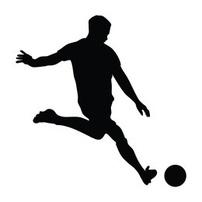
#> input picture Mastering-OpenCV-with-Python/module05-contours/Quiz5_1.jpg, 202 x 202 px, shrunk from 260 x 260 before the run
$ jupyter execute quiz.ipynb   (shell and % lines are left out)
#> lines starting #> are read from the running program, lines starting #| are printed output that depends on the picture; after the words box and inside, x2 and y2 are one past the last pixel; in counts of white or black regions, pixels touching at a corner belong together
[cell 1]
import cv2
import matplotlib.pyplot as plt
import numpy as np

[cell 2]
img = cv2.imread('Quiz5_1.jpg', cv2.IMREAD_COLOR)
#> img is the input picture: shape (202, 202, 3); mean B, G, R 214, 213.7, 213.6
# error findContours applied only for gray images
#contours, hierarchy = cv2.findContours( img, cv2.RETR_LIST, cv2.CHAIN_APPROX_SIMPLE)
#print('Number of contours : ', len(contours))
plt.imshow(img[...,::-1]);

[cell 3]
imgGray = cv2.cvtColor(img, cv2.COLOR_BGR2GRAY)

ret1, thresh1 = cv2.threshold(imgGray, 127, 255, cv2.THRESH_BINARY)
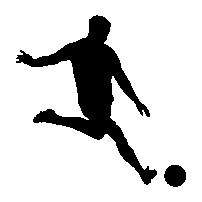
#> thresh1: shape (202, 202); 83.5% white; 2 black regions
contours1, hierarchy1 = cv2.findContours( thresh1, cv2.RETR_LIST, cv2.CHAIN_APPROX_SIMPLE)
#> contours1 = 3 contours; box (x1, y1, x2, y2) and area: (0, 0, 202, 202) 40401, (15, 14, 158, 186) 6704, (163, 164, 187, 188) 411

ret2, thresh2 = cv2.threshold(imgGray, 127, 255, cv2.THRESH_BINARY_INV) # inversed
#> thresh2: shape (202, 202); 16.5% white; 2 white regions
contours2, hierarchy2 = cv2.findContours( thresh2, cv2.RETR_LIST, cv2.CHAIN_APPROX_SIMPLE)
#> contours2 = 2 contours; box (x1, y1, x2, y2) and area: (16, 15, 157, 185) 5986, (164, 165, 186, 187) 349

print('Number of contours case 1 : ', len(contours1))
#| Number of contours case 1 :  3
print('Number of contours case 2 : ', len(contours2))
#| Number of contours case 2 :  2

plt.figure()
plt.subplot(1, 2, 1)
plt.imshow(thresh1, cmap='gray')
plt.title('THRESH_BINARY')

plt.subplot(1, 2, 2)
plt.imshow(thresh2, cmap='gray')
plt.title('THRESH_BINARY_INV')

plt.tight_layout()
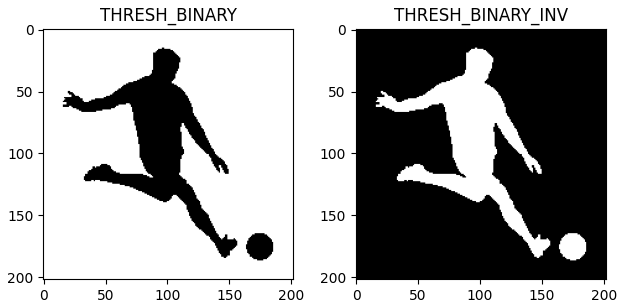
#> figure drawn by matplotlib, 2 panels

[cell 4]
# Create a copy of the original image to draw contours on
img_with_contours = img.copy()

# Draw all contours on the image
# -1 means draw all contours, (0, 255, 0) is green color, 2 is the thickness
cv2.drawContours(img_with_contours, contours1, -1, (0, 255, 0), 2)
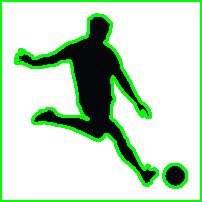
#> img_with_contours: shape (202, 202, 3); 11.21% of pixels changed, all inside (x1, y1, x2, y2) = (0, 0, 202, 202)

# Display the image with contours
plt.figure(figsize=(10, 8))
plt.imshow(img_with_contours[...,::-1])  # Convert BGR to RGB for matplotlib
plt.title('Image with Contours from THRESH_BINARY')
plt.axis('off')

[cell 5]
img_5_3 = cv2.imread('Quiz5_3_2_v2.png', cv2.IMREAD_COLOR)
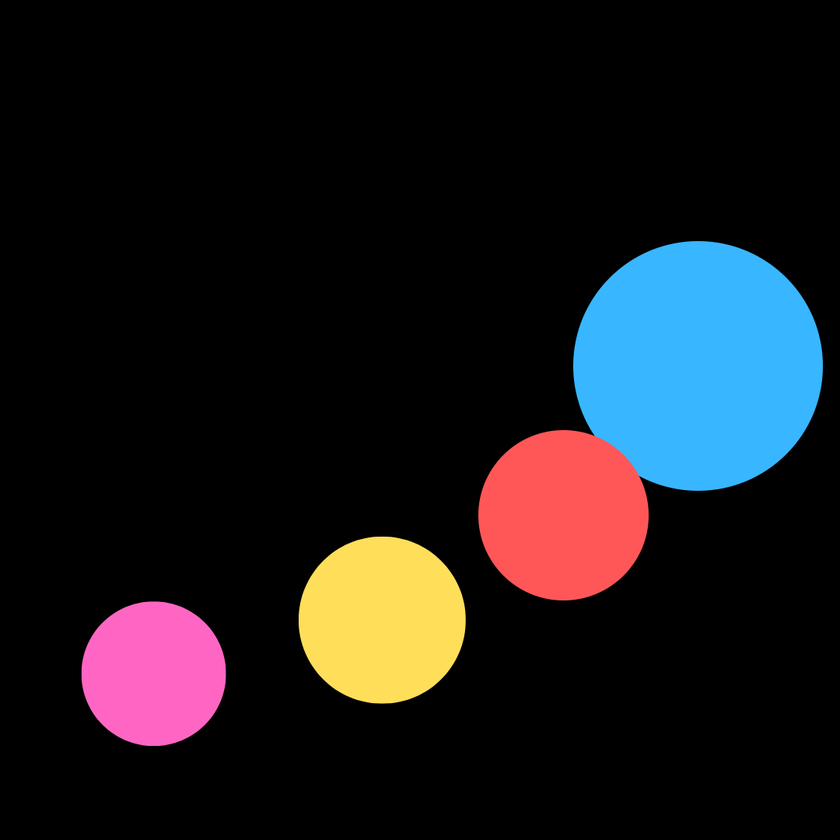
#> input picture Mastering-OpenCV-with-Python/module05-contours/Quiz5_3_2_v2.png, 840 x 840 px, shrunk from 1080 x 1080 before the run
#> img_5_3 is the input picture: shape (840, 840, 3); mean B, G, R 27.7, 24.6, 26

# Add border
# Parameters: src, top, bottom, left, right, borderType, value
bordered_img = cv2.copyMakeBorder(img_5_3, 20, 20, 20, 20, cv2.BORDER_CONSTANT, value=[255,0,0]) # blue
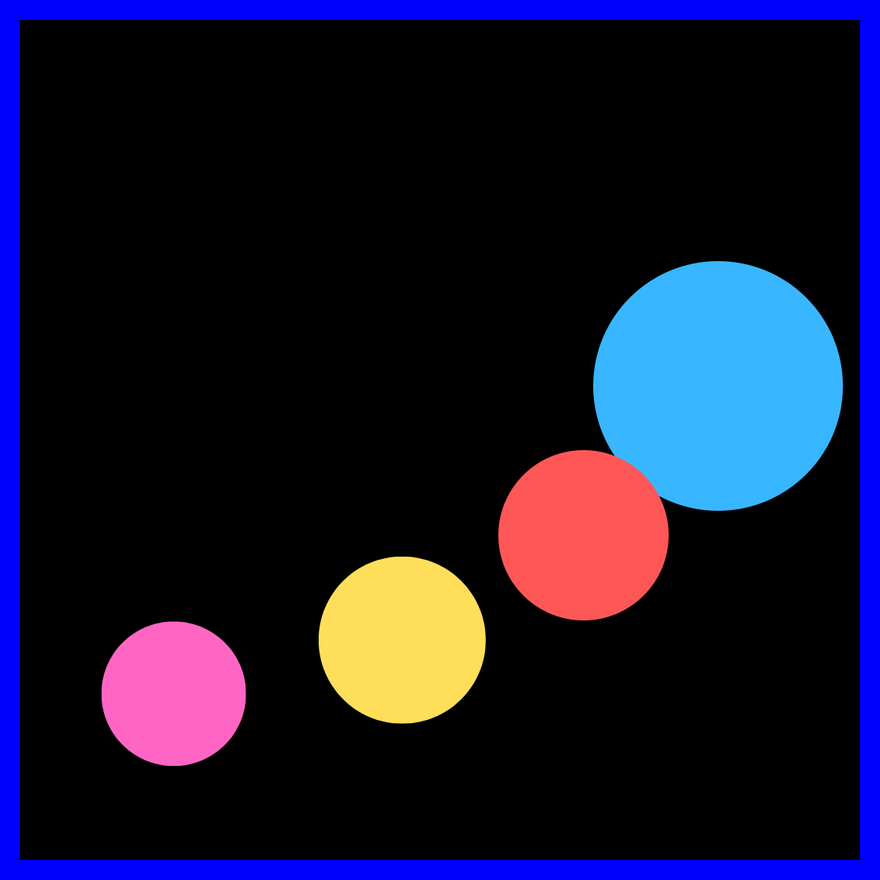
#> bordered_img: shape (880, 880, 3); mean B, G, R 47.9, 22.5, 23.7

# Apply Gaussian blur to img_5_3
# Parameters: src, ksize (width, height), sigmaX
blurred_img = cv2.GaussianBlur(img_5_3, (5, 5), 0)

# Apply Erosion
# Create a kernel for erosion (structuring element)
kernel = np.ones((8, 8), np.uint8)

# Apply erosion to img_5_3
eroded_img = cv2.erode(img_5_3, kernel, iterations=1)
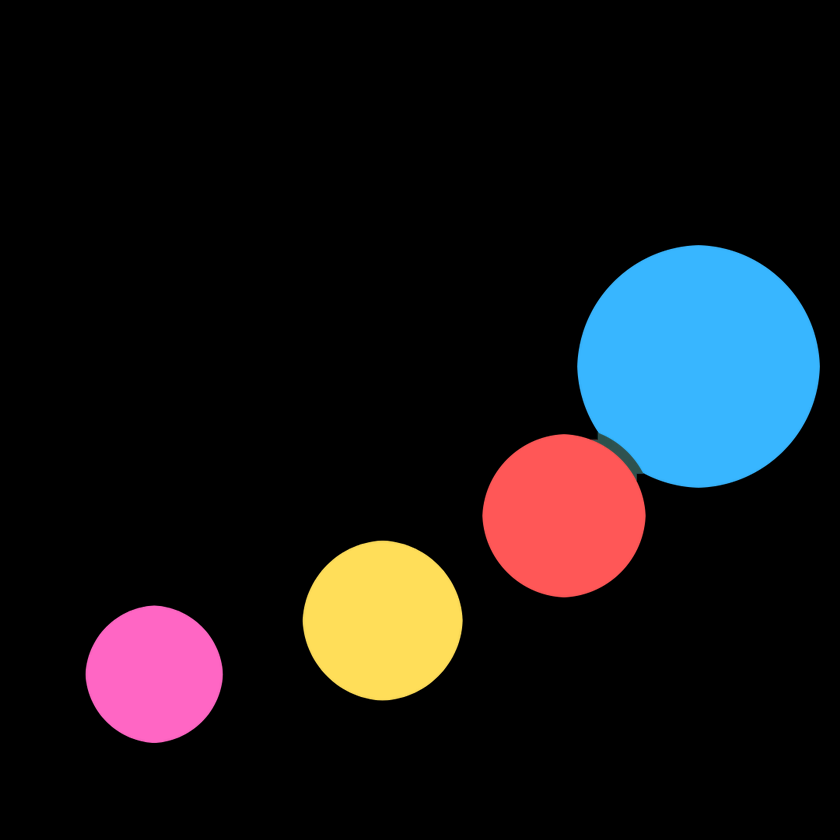
#> eroded_img: shape (840, 840, 3); mean B, G, R 25.4, 22.5, 23.3

# Display results
plt.figure(figsize=(15, 8))

plt.subplot(1, 4, 1)
plt.imshow(img_5_3[...,::-1])
plt.title('Original Image')
plt.axis('off')

plt.subplot(1, 4, 2)
plt.imshow(bordered_img[:,:,::-1])
plt.title('Image with Border')
plt.axis('off')

plt.subplot(1, 4, 3)
plt.imshow(blurred_img[...,::-1])  # Convert BGR to RGB for matplotlib
plt.title('Gaussian Blurred Image (5x5 kernel)')
plt.axis('off')

plt.subplot(1, 4, 4)
plt.imshow(eroded_img[...,::-1])  # Convert BGR to RGB for matplotlib
plt.title('Eroded Image (5x5 kernel)')
plt.axis('off')

plt.tight_layout()
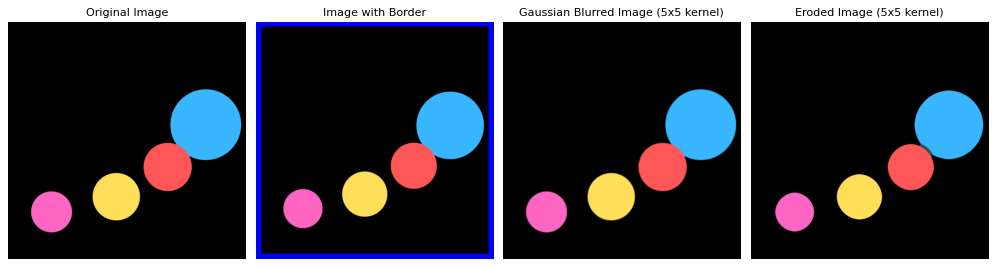
#> figure drawn by matplotlib, 4 panels
